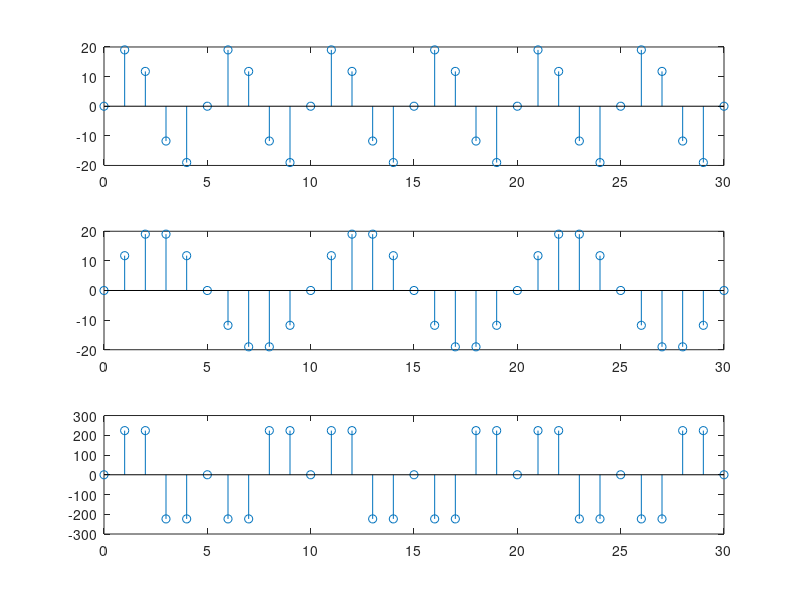

The MATLAB source for this figure:
% Lema Henry - Multiplicacion

A=20;
fs=20000;
f1=0.2;
f2=0.1;
t=0:1/fs:30;
x1t=A.*sin(2*pi*f1*t)
x2t=A.*sin(2*pi*f2*t)
subplot(3,1,1), plot(t,x1t);
subplot(3,1,2), plot(t,x2t);
yt=x1t.*x2t;
subplot(3,1,3), plot(t,yt);
% Discreta
t=0:1:30;
x1t=A.*sin(2*pi*f1*t)
x2t=A.*sin(2*pi*f2*t)
subplot(3,1,1), stem(t,x1t);
subplot(3,1,2), stem(t,x2t);
yt=x1t.*x2t;
subplot(3,1,3), stem(t,yt);